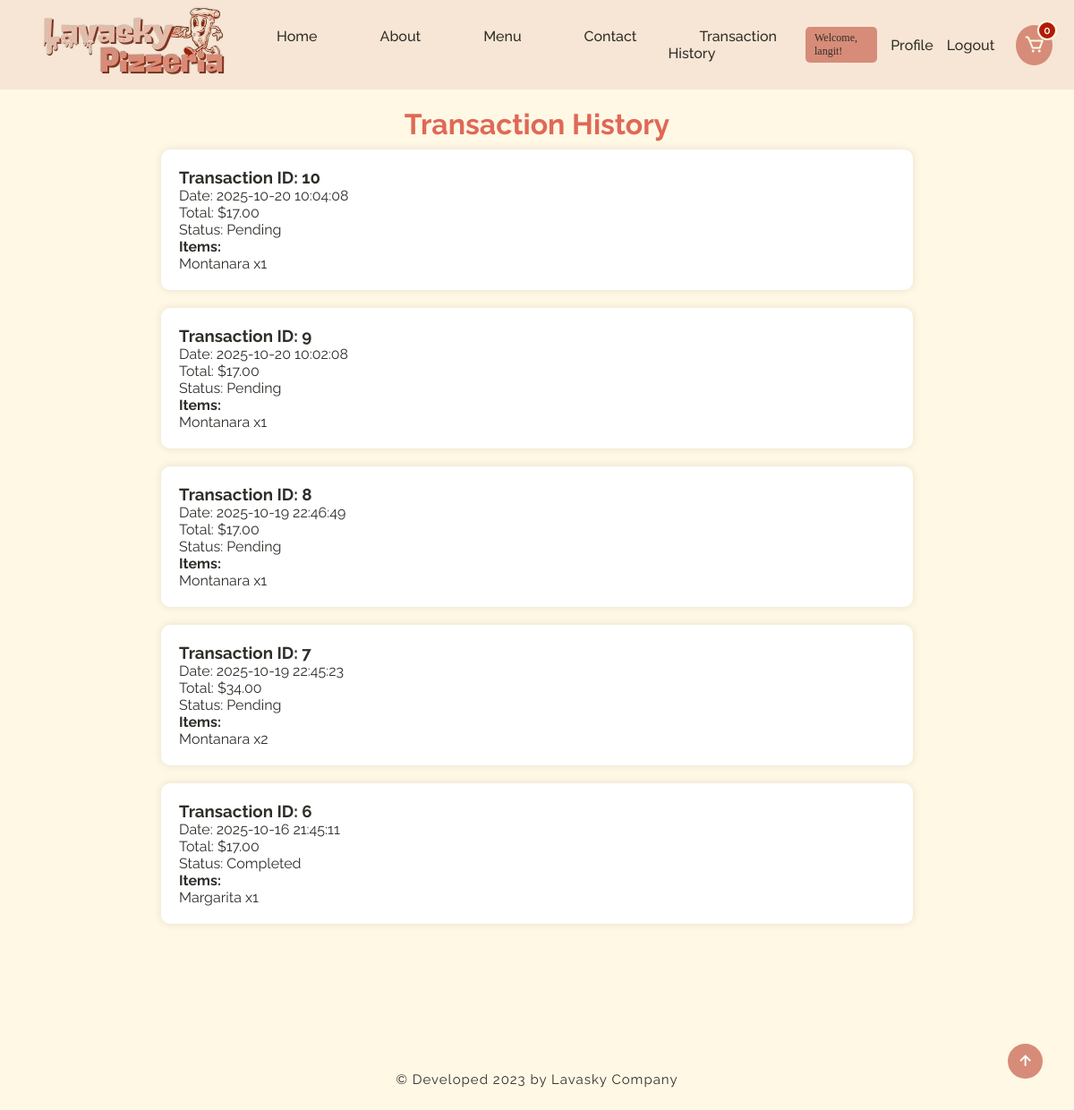
/transactions.php (signed in), run on the app's committed database.
### tables this page shows
CREATE TABLE `transactions` (
  `id` int(11) NOT NULL,
  `user_id` int(11) DEFAULT NULL,
  `transaction_time` datetime NOT NULL,
  `total` decimal(10,2) NOT NULL,
  `status` varchar(50) NOT NULL
);

CREATE TABLE `transaction_items` (
  `id` int(11) NOT NULL,
  `transaction_id` int(11) NOT NULL,
  `product_id` int(11) NOT NULL,
  `quantity` int(11) NOT NULL,
  `price` decimal(10,2) NOT NULL
);

CREATE TABLE `products` (
  `id` int(11) NOT NULL,
  `name` varchar(255) NOT NULL,
  `price` decimal(10,2) NOT NULL,
  `img` varchar(255) NOT NULL,
  `desc` text DEFAULT NULL
);

### transactions.php (the view, shortened to what this page needs)
<?php
require 'config/database.php';
$user_id = $_SESSION['user_id'];
?>
<?php include 'src/templates/header.php'; ?>
<section class="transaction-container" style="padding: 120px 15%;">
    <div class="main-text">
        <h2>Transaction History</h2>
    </div>
    <div id="transaction-list">
        <?php
        $stmt = $conn->prepare("SELECT * FROM transactions WHERE user_id = ? ORDER BY transaction_time DESC");
        $stmt->bind_param("i", $user_id);
        $stmt->execute();
        $transactions_result = $stmt->get_result();
        if ($transactions_result->num_rows > 0):
            foreach ($transactions_result as $transaction):
        ?>
                <div class="transaction" style="background-color: #fff; padding: 20px; margin-bottom: 20px; border-radius: 10px; box-shadow: 0 0 10px rgba(0,0,0,0.1);">
                    <h3>Transaction ID: <?php echo $transaction['id']; ?></h3>
                    <p>Date: <?php echo $transaction['transaction_time']; ?></p>
                    <p>Total: $<?php echo number_format($transaction['total'], 2); ?></p>
                    <p>Status: <?php echo htmlspecialchars($transaction['status']); ?></p>
                    <h4>Items:</h4>
                    <ul>
                        <?php
                        $item_sql = "SELECT p.name, ti.quantity FROM transaction_items ti JOIN products p ON ti.product_id = p.id WHERE ti.transaction_id = " . $transaction['id'];
                        $items_result = $conn->query($item_sql);
                        foreach ($items_result as $item):
                        ?>
                            <li><?php echo htmlspecialchars($item['name']); ?> x<?php echo $item['quantity']; ?></li>
                        <?php endforeach; ?>
                    </ul>
                </div>
            <?php
            endforeach;
        else:
        ?>
            <p>You have no transaction history yet.</p>
        <?php endif; $stmt->close(); ?>
    </div>
</section>
<?php
include 'src/templates/sidebar.php';
?>

### public/css/Pizza website.css (style rules this page uses)
* { padding: 0; margin: 0; box-sizing: border-box; font-family: "Raleway", sans-serif; text-decoration: none; list-style: none; scroll-behavior: smooth; }
:root { --text-color: #302e29; --main-color: #d68c78; --second-color: #858585; --bg-color: #fef8e5; --big-font: 3.5rem; --h2-font: 2.6rem; --p-font: 1.1rem; }
body { background-color: var(--bg-color); color: var(--text-color); }
section { padding: 90px 15% 80px; }
.main-text h2 { font-size: var(--h2-font); margin-bottom: 10px; color: #e06856; }
@media (max-width: 1690px) { section { padding: 70px 2%; transition: .20s; } }
@media (max-width: 1290px) { section { padding: 80px 2%; transition: .20s; } }
@media (max-width: 1290px) { :root { --big-font: 3.2rem; --h2-font: 2rem; --p-font: 1rem; transition: .20s; } }
@media (max-width: 1290px) { .main-text { text-align: center; } }

### data on the page
transactions: id "10", transaction_time "2025-10-20 10:04:08", total "17.00", status "Pending"
transaction_items: product.name "Montanara", quantity "1"
transactions: id "9", transaction_time "2025-10-20 10:02:08", total "17.00", status "Pending"
transactions: id "8", transaction_time "2025-10-19 22:46:49", total "17.00", status "Pending"
transactions: id "7", transaction_time "2025-10-19 22:45:23", total "34.00", status "Pending"
transaction_items: product.name "Montanara", quantity "2"
transactions: id "6", transaction_time "2025-10-16 21:45:11", total "17.00", status "Completed"
transaction_items: product.name "Margarita", quantity "1"

### other printed values
$_SESSION['username'] "langit"
array_sum(array_column($_SESSION['cart'], 'quantity')) "0"
